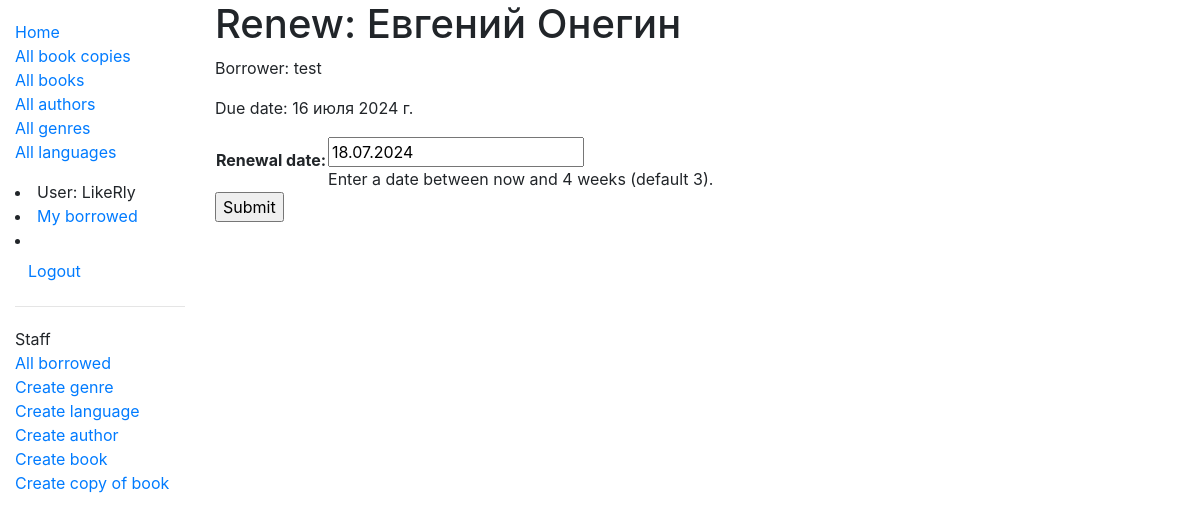
Screenshot of /catalog/book/36a612b2-e7a7-48fb-b171-c63235a6c3c6/renew/ (signed in) with the database file from the repository.
### catalog/models.py (models this page shows, shortened)
class BookInstance(models.Model):
    id = models.UUIDField(primary_key=True, default=uuid.uuid4, help_text='Уникальный идентификатор этого экземпляра книги в библиотеке.')
    book = models.ForeignKey('Book', verbose_name='Книга', on_delete=models.RESTRICT, null=True)
    imprint = models.CharField('Штамп', max_length=200, help_text='Информация об экземпляре. Например, издательство, переводчик, год, номер экземпляра в библиотеке')
    due_back = models.DateField(verbose_name='Дата возврата', null=True, blank=True, help_text='Дата ожидаемого возврата книги.')
    borrower = models.ForeignKey(User, verbose_name='Читатель', on_delete=models.SET_NULL, null=True, blank=True, help_text='Читатель, арендующий книгу.')
    @property
    def is_overdue(self):
        return bool(self.due_back and date.today() > self.due_back)
    LOAN_STATUS = (
        ('m', 'На оформлении'),
        ('o', 'Выдана'),
        ('a', 'Доступна'),
        ('r', 'В резерве'),
    )
    status = models.CharField('Доступность', max_length=1, choices=LOAN_STATUS, blank=True, default='d', help_text='Статус доступности книги')
    class Meta:
        ordering = ['due_back']
        permissions = (("can_mark_returned", "Set book as returned"),)

class Book(models.Model):
    title = models.CharField('Наименование', max_length=200, help_text='')
    author = models.ForeignKey('Author', verbose_name='Автор', on_delete=models.RESTRICT, null=True, help_text='')
    summary = models.TextField('О книге', max_length=1000, help_text='')
    isbn = models.CharField('ISBN', max_length=13, unique=True, help_text='')
    genre = models.ManyToManyField('Genre', verbose_name='Жанр', help_text='')
    language = models.ForeignKey('Language', verbose_name='Язык', on_delete=models.SET_NULL, null=True, help_text='')
    class Meta:
        ordering = ['title', 'author']
        permissions = (("can_change_books_data", "Add, edit, delete books"),)
    def display_genre(self):
        return ', '.join([genre.name for genre in self.genre.all()[:3]])
    display_genre.short_description = 'Жанр произведения'

### catalog/views.py (the view)
# urls.py: path('book/<uuid:pk>/renew/', views.renew_book_librarian, name='renew-book-librarian'),
@login_required
@permission_required('catalog.can_mark_returned', raise_exception=True)
def renew_book_librarian(request, pk):
    book_instance = get_object_or_404(BookInstance, pk=pk)
    if request.method == 'POST':
        form = RenewBookForm(request.POST)
        if form.is_valid():
            book_instance.due_back = form.cleaned_data['renewal_date']
            book_instance.save()
            return HttpResponseRedirect(reverse('all-borrowed'))
    else:
        proposed_renewal_date = datetime.date.today() + datetime.timedelta(weeks=3)
        form = RenewBookForm(initial={'renewal_date': proposed_renewal_date})
    context = {
        'form': form,
        'book_instance': book_instance,
    }
    return render(request, 'catalog/book_renew_librarian.html', context)

### catalog/forms.py (shortened to what this page needs)
class RenewBookForm(forms.Form):
    renewal_date = forms.DateField(
            help_text="Enter a date between now and 4 weeks (default 3).")

### catalog/templates/catalog/book_renew_librarian.html (shortened to what this page needs)
{% extends "base_generic.html" %}
{% block content %}
    <h1>Renew: {{book_instance.book.title}}</h1>
    <p>Borrower: {{book_instance.borrower}}</p>
    <p{% if book_instance.is_overdue %} class="text-danger"{% endif %}>Due date: {{book_instance.due_back}}</p>
    <form action="" method="post">
        <table>
        {{ form.as_table }}
        </table>
        <input type="submit" value="Submit">
    </form>
{% endblock %}

### catalog/templates/base_generic.html (shortened to what this page needs)
<!DOCTYPE html>
<html lang="ru">
<head>
  <link rel="stylesheet" href="https://stackpath.bootstrapcdn.com/bootstrap/4.1.3/css/bootstrap.min.css">
  {% load static %}
  <link rel="stylesheet" href="{% static 'css/styles.css' %}">
</head>
<body>
<div class="container-fluid">
<div class="row">
  <div class="col-sm-2">
  {% block sidebar %}
  <ul class="sidebar-nav">
   <li><a href="{% url 'index' %}">Home</a></li>
    <li><a href="{% url 'bookinstances' %}">All book copies</a></li>
    <li><a href="{% url 'books' %}">All books</a></li>
    <li><a href="{% url 'authors' %}">All authors</a></li>
    <li><a href="{% url 'genres' %}">All genres</a></li>
    <li><a href="{% url 'languages' %}">All languages</a></li>
  </ul
  <ul class="sidebar-nav">
   {% if user.is_authenticated %}
     <li>User: {{ user.get_username }}</li>
     <li><a href="{% url 'my-borrowed' %}">My borrowed</a></li>
     <li>
       <form id="logout-form" method="post" action="{% url 'logout' %}">
         <button type="submit" class="btn btn-link">Logout</button>
       </form>
    </li>
   {% else %}
     <li><a href="{% url 'login'%}?next={{request.path}}">Login</a></li>
   {% endif %}
   {% if user.is_staff %}
   <hr>
   <ul class="sidebar-nav">
   <li>Staff</li>
   <li><a href="{% url 'all-borrowed' %}">All borrowed</a></li>
   {% if perms.catalog.add_genre %}
     <li><a href="{% url 'genre-create' %}">Create genre</a></li>
   {% endif %}
   {% if perms.catalog.add_language %}
     <li><a href="{% url 'language-create' %}">Create language</a></li>
   {% endif %}
   {% if perms.catalog.add_author %}
     <li><a href="{% url 'author-create' %}">Create author</a></li>
   {% endif %}
   {% if perms.catalog.add_book %}
     <li><a href="{% url 'book-create' %}">Create book</a></li>
   {% endif %}
   {% if perms.catalog.add_bookinstance %}
     <li><a href="{% url 'bookinstance-create' %}">Create copy of book</a></li>
   {% endif %}
   </ul>
   {% endif %}
{% endblock %}
  </div>
  <div class="col-sm-10 ">
  {% block content %}{% endblock %}
  </div>
</div>
</div>
</body>
</html>

### catalog/static/css/styles.css (style rules this page uses)
.sidebar-nav { margin-top: 20px; padding: 0; list-style: none; }

### rows the page displays
BookInstance: book "Евгений Онегин", borrower "test", due_back "16 июля 2024 г."

### other values shown
{{ user.get_username }} "LikeRly"
